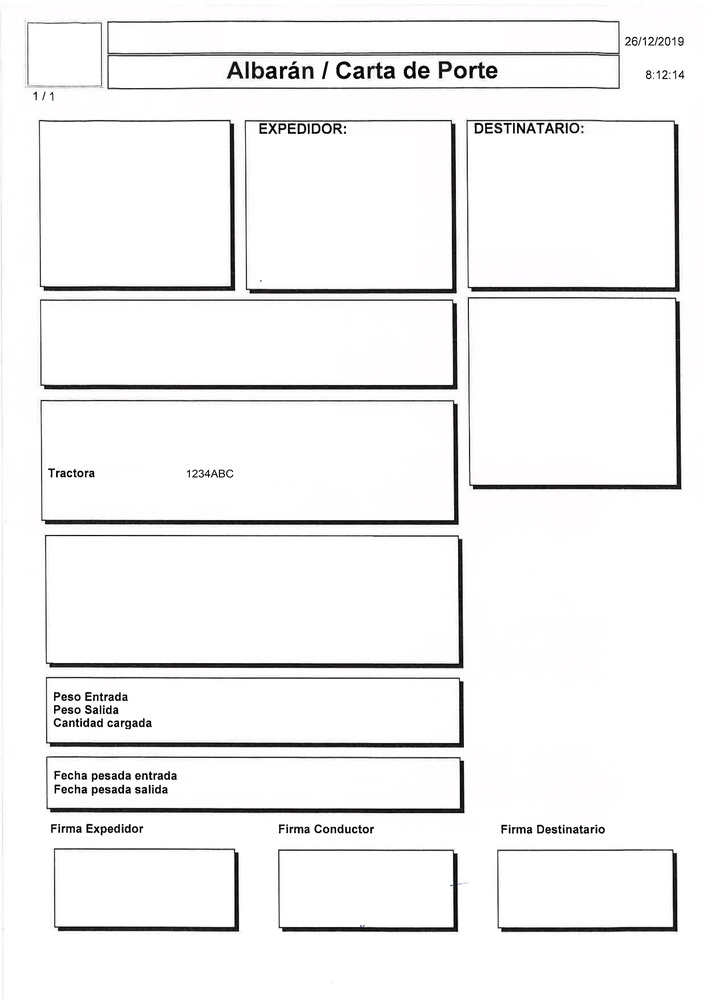
#> input picture TEST/example.jpg, 706 x 999 px, shrunk from 4961 x 7014 before the run, found by its file name
$ python testRecorte.py
#> lines starting #> are read from the running program, lines starting #| are printed output that depends on the picture

from PIL import Image
from pdf2image import convert_from_path
import os

# [9 lines of commented-out code are left out]
im = Image.open("TEST/example.jpg")
#> im is the input picture: PIL image 706x999 RGB; mean R, G, B 242.7, 242.4, 242.6

width, height = im.size
#> width = 706; height = 999
# Cropped image of above dimension
# (It will not change orginal image)
print(width, height)
#| 706 999
matricula = im.crop((0, height*0.461933, width*0.6773, height*0.513259))
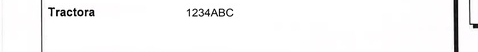
#> matricula: PIL image 478x52 RGB; mean R, G, B 248.6, 248.3, 248.5
fecha = im.crop((width*0.854862,0,width,height*0.06843456))
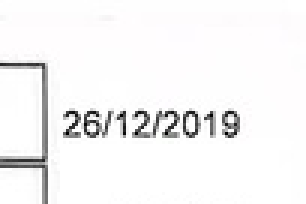
#> fecha: PIL image 102x68 RGB (shown 3 times larger); mean R, G, B 244.8, 244.3, 244.6

hora = im.crop((width*0.88,height*0.063,width,height*0.09))
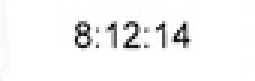
#> hora: PIL image 85x27 RGB (shown 3 times larger); min 0, max 255, mean 244.8

# Shows the image in image viewer
matricula.show()
fecha.show()
hora.show()
#Guarda la imagen
#matricula.save("matricula.jpg",'JPEG')
#fecha.save("fecha.jpg",'JPEG')
#hora.save("hora.jpg",'JPEG')
